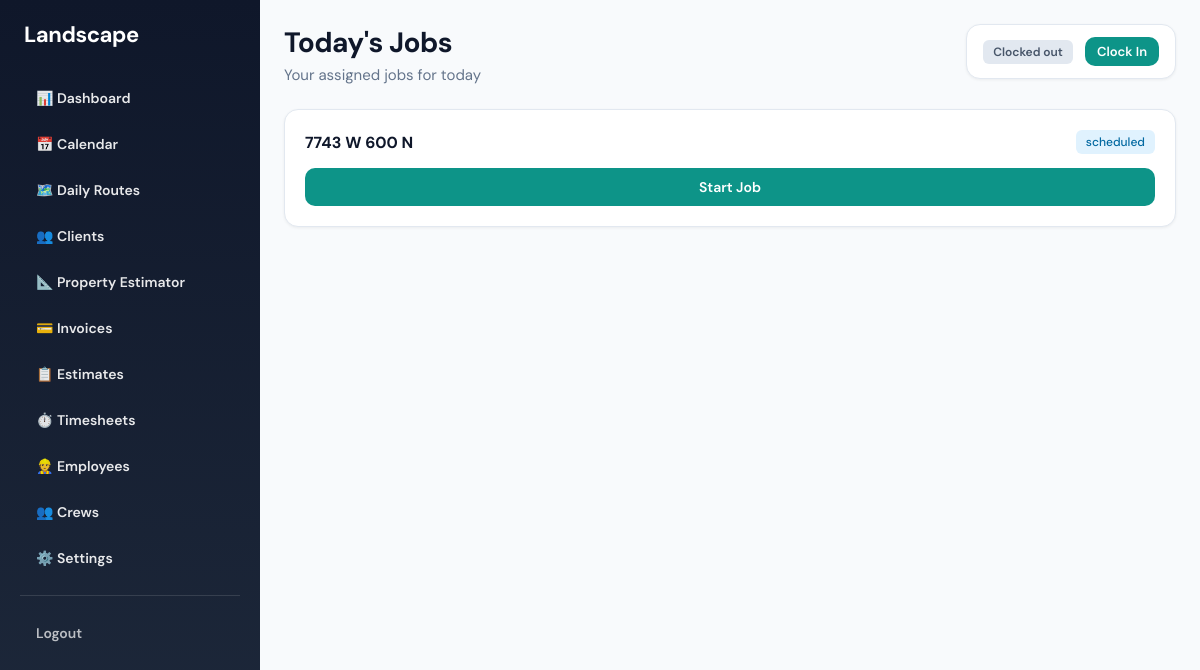
/jobs/crew/ (signed in), run on the app's committed database.
### jobs/models.py (models this page shows, shortened)
class Job(models.Model):
    STATUS_CHOICES = [
        ('scheduled', 'Scheduled'),
        ('in_progress', 'In Progress'),
        ('completed', 'Completed'),
        ('skipped', 'Skipped'),
    ]
    property = models.ForeignKey(
        Property,
        on_delete=models.CASCADE,
        related_name='jobs'
    )
    scheduled_date = models.DateField(null=True, blank=True, help_text='Null = unscheduled (accepted but not yet on calendar)')
    scheduled_time = models.TimeField(null=True, blank=True, help_text='Optional start time for week/day view')
    status = models.CharField(
        max_length=20,
        choices=STATUS_CHOICES,
        default='scheduled'
    )
    assigned_to = models.ForeignKey(
        User,
        on_delete=models.SET_NULL,
        null=True,
        blank=True,
        related_name='jobs',
        help_text='Assign to individual employee'
    )
    assigned_crew = models.ForeignKey(
        Crew,
        on_delete=models.SET_NULL,
        null=True,
        blank=True,
        related_name='jobs',
        help_text='Or assign to a crew'
    )
    notes = models.TextField(blank=True)
    created_at = models.DateTimeField(auto_now_add=True)
    route_order = models.PositiveIntegerField(default=0)

### customers/models.py (models this page shows, shortened)
class Property(models.Model):
    customer = models.ForeignKey(
        Customer,
        on_delete=models.CASCADE,
        related_name='properties'
    )
    address = models.CharField(max_length=255)
    latitude = models.DecimalField(max_digits=10, decimal_places=7, null=True, blank=True)
    longitude = models.DecimalField(max_digits=10, decimal_places=7, null=True, blank=True)
    notes = models.TextField(blank=True)
    gate_code = models.CharField(max_length=50, blank=True)
    has_dog = models.BooleanField(default=False)
    created_at = models.DateTimeField(auto_now_add=True)
    updated_at = models.DateTimeField(auto_now=True)

### jobs/views.py (the view)
# urls.py: path('crew/', views.crew_today_view, name='crew_today'),
@role_required("owner", "crew")
def crew_today_view(request):
    from time_tracking.models import TimeEntry
    today = timezone.now().date()
    jobs = Job.objects.filter(scheduled_date=today).select_related("property", "assigned_to", "assigned_crew")
    if request.user.role == "crew":
        from django.db.models import Q
        jobs = jobs.filter(
            Q(assigned_to=request.user) |
            Q(assigned_crew__members=request.user)
        ).distinct()
    jobs = jobs.order_by("route_order")
    time_clock_current_entry = TimeEntry.objects.filter(
        user=request.user, clock_out__isnull=True
    ).order_by('-clock_in').first() if request.user.is_authenticated else None
    return render(request, "jobs/crew_today.html", {
        "jobs": jobs,
        "time_clock_current_entry": time_clock_current_entry,
    })

### jobs/templates/jobs/crew_today.html (shortened to what this page needs)
{% extends "base.html" %}
{% block content %}
<div class="page-header" style="display: flex; justify-content: space-between; align-items: flex-start; flex-wrap: wrap; gap: 16px;">
  <div>
    <h1>Today's Jobs</h1>
    <p>Your assigned jobs for today</p>
  </div>
  <div class="clock-widget card">
    {% if time_clock_current_entry %}
    <form method="post" action="{% url 'time_clock_out' %}" style="margin: 0;">
      {% csrf_token %}
      <span class="clock-badge in">Clocked in</span>
      <button type="submit" class="btn btn-secondary btn-sm">Clock Out</button>
    </form>
    {% else %}
    <form method="post" action="{% url 'time_clock_in' %}" style="margin: 0;">
      <span class="clock-badge out">Clocked out</span>
      <button type="submit" class="btn btn-primary btn-sm">Clock In</button>
    </form>
    {% endif %}
  </div>
</div>
{% for job in jobs %}
<div class="job-card card">
  <div class="job-card-header">
    <strong>{{ job.property.address }}</strong>
    <span class="badge badge-{{ job.status|cut:'_' }}">{{ job.status }}</span>
  </div>
  <div class="job-actions">
    {% if job.status == "scheduled" %}
    <form method="post" action="{% url 'start_job' job.id %}">
      <button type="submit" class="btn btn-primary" style="width: 100%;">
        Start Job
      </button>
    </form>
    {% elif job.status == "completed" %}
    <button disabled class="btn btn-secondary" style="width: 100%; opacity: 0.7; cursor: not-allowed;">
      ✓ Completed
    </button>
    {% endif %}
  </div>
</div>
{% empty %}
<div class="card">
  <p style="margin: 0; color: var(--text-muted);">No jobs assigned to you today.</p>
</div>
{% endfor %}
{% endblock %}

### templates/base.html (style rules this page uses)
:root { --primary: #0d9488; --primary-hover: #0f766e; --primary-light: #ccfbf1; --secondary: #334155; --accent: #059669; --surface: #ffffff; --surface-alt: #f8fafc; --border: #e2e8f0; --text: #0f172a; --text-muted: #64748b; }
* { box-sizing: border-box; }
body { margin: 0; font-family: 'DM Sans', -apple-system, BlinkMacSystemFont, sans-serif; background: var(--surface-alt); color: var(--text); min-height: 100vh; display: flex; }
.btn { display: inline-flex; align-items: center; justify-content: center; gap: 8px; padding: 10px 18px; font-size: 14px; font-weight: 600; border-radius: 10px; text-decoration: none; cursor: pointer; border: none; transition: all 0.15s ease; font-family: inherit; }
.btn-primary { background: var(--primary); color: white; }
.btn-sm { padding: 6px 12px; font-size: 13px; }
.page-header { margin-bottom: 24px; }
.page-header h1 { font-size: 28px; font-weight: 700; margin: 0 0 4px 0; letter-spacing: -0.02em; }
.page-header p { margin: 0; color: var(--text-muted); font-size: 15px; }
.card { background: var(--surface); border-radius: 14px; padding: 20px; box-shadow: 0 1px 3px rgba(0,0,0,0.06); border: 1px solid var(--border); }

### jobs/templates/jobs/crew_today.html (style rules this page uses)
.clock-widget { padding: 12px 16px; display: flex; align-items: center; gap: 12px; }
.clock-widget form { display: flex; align-items: center; gap: 12px; }
.clock-badge { font-size: 12px; font-weight: 600; padding: 4px 10px; border-radius: 6px; }
.clock-badge.out { background: #e2e8f0; color: #475569; }
.job-card { margin-bottom: 16px; }
.job-card-header { display: flex; justify-content: space-between; align-items: center; margin-bottom: 8px; }
.job-actions { margin-top: 14px; }
.badge { display: inline-block; padding: 4px 10px; border-radius: 6px; font-size: 12px; font-weight: 500; }
.badge-scheduled { background: #e0f2fe; color: #0369a1; }

### data on the page
Job: property.address "7743 W 600 N", status "scheduled", shows "Start Job"
